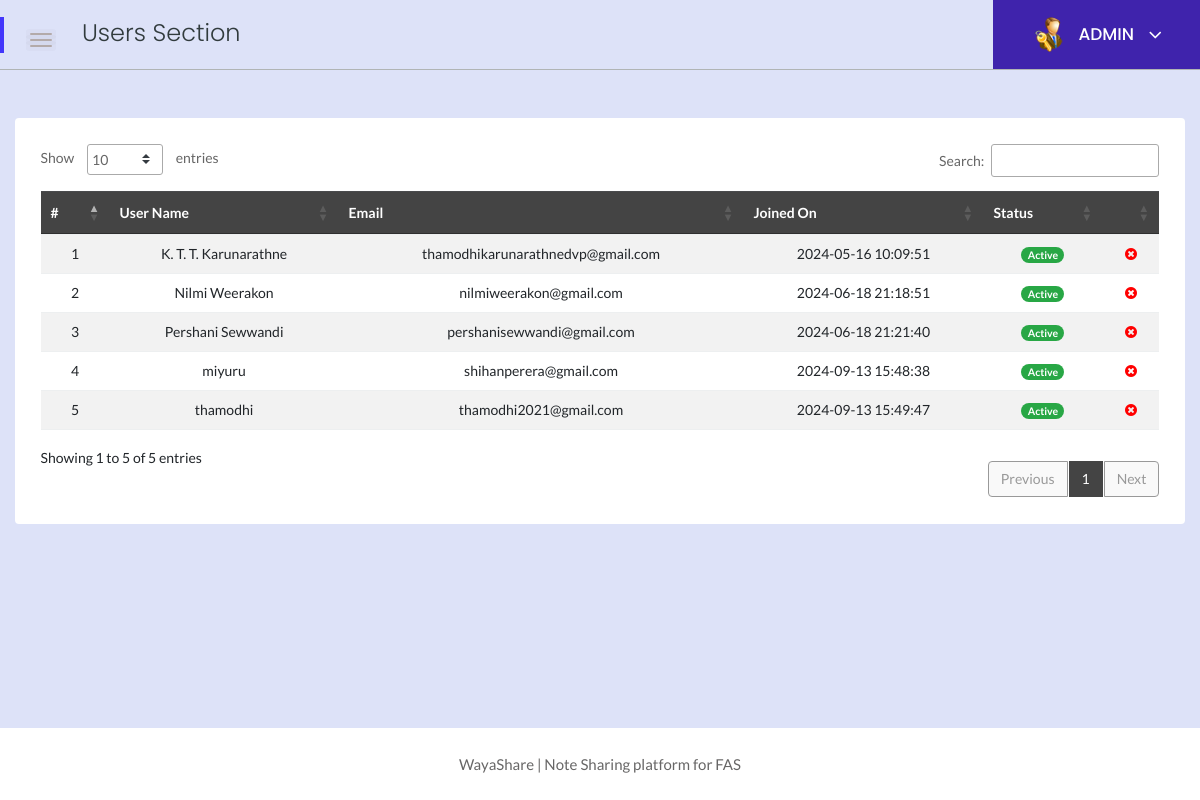
Page /admin/admin/users.php (signed in) on the committed database.
### tables this page shows
CREATE TABLE `users` (
  `id` int(11) NOT NULL,
  `UserName` tinytext NOT NULL,
  `Email` tinytext NOT NULL,
  `Password` longtext NOT NULL,
  `RegDate` timestamp NOT NULL DEFAULT current_timestamp(),
  `Status` int(1) NOT NULL
);

### admin/admin/users.php (the view, shortened to what this page needs)
<?php
    include('../includes/dbconn.php');
    if(strlen($_SESSION['alogin'])==0){
    header('location:index.php');
    } else {
 ?>
<!doctype html>
<html class="no-js" lang="en">
<head>
    <link rel="stylesheet" href="../assets/css/bootstrap.min.css">
    <link rel="stylesheet" href="../assets/css/font-awesome.min.css">
    <link rel="stylesheet" href="../assets/css/themify-icons.css">
    <link rel="stylesheet" href="../assets/css/metisMenu.css">
    <link rel="stylesheet" href="../assets/css/owl.carousel.min.css">
    <link rel="stylesheet" href="../assets/css/slicknav.min.css">
    <link rel="stylesheet" href="https://www.amcharts.com/lib/3/plugins/export/export.css" type="text/css" media="all" />
    <link rel="stylesheet" type="text/css" href="https://cdn.datatables.net/1.10.19/css/jquery.dataTables.css">
    <link rel="stylesheet" type="text/css" href="https://cdn.datatables.net/1.10.18/css/dataTables.bootstrap4.min.css">
    <link rel="stylesheet" type="text/css" href="https://cdn.datatables.net/responsive/2.2.3/css/responsive.bootstrap.min.css">
    <link rel="stylesheet" type="text/css" href="https://cdn.datatables.net/responsive/2.2.3/css/responsive.jqueryui.min.css">
    <link rel="stylesheet" href="../assets/css/typography.css">
    <link rel="stylesheet" href="../assets/css/default-css.css">
    <link rel="stylesheet" href="../assets/css/styles.css">
    <link rel="stylesheet" href="../assets/css/responsive.css">
</head>
<body>
    <div class="page-container">
        <div class="main-content">
            <div class="page-title-area">
                <div class="row align-items-center">
                    <div class="col-sm-6">
                        <div class="breadcrumbs-area clearfix">
                        <div class="nav-btn pull-left">
                            <span></span>
                            <span></span>
                            <span></span>
                        </div>
                            <h4 class="page-title pull-left">Users Section</h4>
                        </div>
                    </div>
                    <div class="col-sm-6 clearfix">
                        <div class="user-profile pull-right">
                            <img class="avatar user-thumb" src="../assets/images/admin.png" alt="avatar">
                            <h4 class="user-name dropdown-toggle" data-toggle="dropdown">ADMIN <i class="fa fa-angle-down"></i></h4>
                        </div>
                    </div>
                </div>
            </div>
            <div class="main-content-inner">
                <div class="row">
                    <div class="col-12 mt-5">
                        <div class="card">
                            <div class="card-body">
                                <div class="data-tables datatable-dark">
                                    <table id="dataTable3" class="table table-hover table-striped text-center">
                                        <thead class="text-capitalize">
                                            <tr>
                                                <th>#</th>
                                                <th>User Name</th>
                                                <th>Email</th>
                                                <th>Joined On</th>
                                                <th>Status</th>
                                                <th></th>
                                            </tr>
                                        </thead>
                                        <tbody>
                                    <?php
                                    $sql = "SELECT UserName,Email,status,RegDate,id from  users";
                                    $query = $dbh -> prepare($sql);
                                    $query->execute();
                                    $results=$query->fetchAll(PDO::FETCH_OBJ);
                                    $cnt=1;
                                    if($query->rowCount() > 0)
                                    {
                                    foreach($results as $result)
                                    {               ?>
                                        <tr>
                                            <td> <?php echo htmlentities($cnt);?></td>
                                            <td><?php echo htmlentities($result->UserName);?></td>
                                            <td><?php echo htmlentities($result->Email);?></td>
                                             <td><?php echo htmlentities($result->RegDate);?></td>
                                             <td><?php $stats=$result->status;
                                            if($stats){
                                             ?>
                                                 <span class="badge badge-pill badge-success">Active</span>
                                                 <?php } else { ?>
                                                 <span class="badge badge-pill badge-danger">Inactive</span>
                                                 <?php } ?>
                                             </td>
                                            <td>
                                            <?php if($result->status==1)
                                        {?>
                                        <a href="users.php?inid=<?php echo htmlentities($result->id);?>" onclick="return confirm('Are you sure you want to inactive this student?');"" > <i class="fa fa-times-circle" style="color:red" title="Inactive"></i>
                                        <?php } else {?>
                                            <a href="users.php?id=<?php echo htmlentities($result->id);?>" onclick="return confirm('Are you sure you want to active this student?');""><i class="fa fa-check" style="color:green" title="Active"></i>
                                            <?php } ?> </td>
                                        </tr>
                                         <?php $cnt++;} }?>
                                    </tbody>
                                    </table>
                                </div>
                            </div>
                        </div>
                    </div>
                </div>
                </div>
            </div>
            <?php include '../includes/footer.php' ?>
        </div>
</body>
</html>
<?php } ?>

### admin/assets/css/styles.css (style rules this page uses)
.page-container { width: 100%; height: 100%; min-height: 100vh; padding-left: 280px; -webkit-transition: padding-left 0.3s ease 0s; transition: padding-left 0.3s ease 0s; }
.sbar_collapsed.page-container { padding-left: 0; }
.card { border: none; border-radius: 4px; background-color: #fff; -webkit-transition: all 0.3s ease 0s; transition: all 0.3s ease 0s; }
.card-body { padding: 25.6px; padding: 1.6rem; }
.main-content { width: 100%; background: hsl(228deg 64.88% 91.93%); }
.main-content-inner { padding: 0 30px 50px; }
.nav-btn { margin: 10px 30px 0 0; cursor: pointer; }
.nav-btn span { display: block; width: 22px; height: 2px; background: #b3aaaa; margin: 4px 0; border-radius: 15px; -webkit-transition: all 0.3s ease 0s; transition: all 0.3s ease 0s; box-shadow: 0 0 0 4px rgba(99, 96, 96, 0.03); }
.nav-btn span:nth-child(2) { opacity: 0; }
.nav-btn span:first-child { -webkit-transform: rotate(45deg) translate(5px, 5px); transform: rotate(45deg) translate(5px, 5px); }
.nav-btn span:last-child { -webkit-transform: rotate(-45deg) translate(3px, -3px); transform: rotate(-45deg) translate(3px, -3px); }
.sbar_collapsed .nav-btn span { transform: none; opacity: 1; }
.page-title-area { padding: 0 30px; background: hsl(228deg 64.88% 91.93%); border-bottom: 1px solid #b0b4b5; position: relative; }
.page-title-area:before { content: ""; position: absolute; left: 0; top: 50%; width: 4px; height: 36px; background: var(--primary-color); -webkit-transform: translateY(-50%); transform: translateY(-50%); }
.page-title { font-size: 24px; font-weight: 300; color: #313b3d; letter-spacing: 0; margin-right: 30px; }
.user-profile { margin-right: -30px; display: -webkit-box; display: -ms-flexbox; display: flex; -webkit-box-align: center; -ms-flex-align: center; align-items: center; -ms-flex-wrap: wrap; flex-wrap: wrap; background: -webkit-linear-gradient(left, #8914fe 0%, #8063f5 100%); background: linear-gradient(to right, #3f23ac 0%, #3f23ac 100%); padding: 17px 38px; position: relative; }
.user-profile img.avatar { height: 35px; width: 35px; border-radius: 50%; margin-right: 12px; }
.user-name { font-size: 17px; font-weight: 500; color: #fff; letter-spacing: 0; cursor: pointer; -webkit-user-select: none; -moz-user-select: none; -ms-user-select: none; user-select: none; }
.user-name i { margin-left: 10px; font-size: 21px; vertical-align: middle; position: relative; }
.notification-area .dropdown-toggle, .user-name.dropdown-toggle { position: relative; }
.notification-area .dropdown-toggle:after, .user-name.dropdown-toggle:after { display: none; }
table tr th { border-bottom: none; }
table tr th, table tr td { border-top: 1px solid rgba(120, 130, 140, 0.13) !important; }
table.dataTable.no-footer { border-bottom: 1px solid rgba(120, 130, 140, 0.13) !important; }
table.dataTable thead th, table.dataTable thead td { border-bottom-color: transparent; }
.datatable-dark thead { background: #444; color: #fff; }

### rows in the picture
users: UserName "K. T. T. Karunarathne", Email "thamodhikarunarathnedvp@gmail.com", RegDate "2024-05-16 10:09:51", Status "Active"
users: UserName "Nilmi Weerakon", Email "nilmiweerakon@gmail.com", RegDate "2024-06-18 21:18:51", Status "Active"
users: UserName "Pershani Sewwandi", Email "pershanisewwandi@gmail.com", RegDate "2024-06-18 21:21:40", Status "Active"
users: UserName "miyuru", Email "shihanperera@gmail.com", RegDate "2024-09-13 15:48:38", Status "Active"
users: UserName "thamodhi", Email "thamodhi2021@gmail.com", RegDate "2024-09-13 15:49:47", Status "Active"
